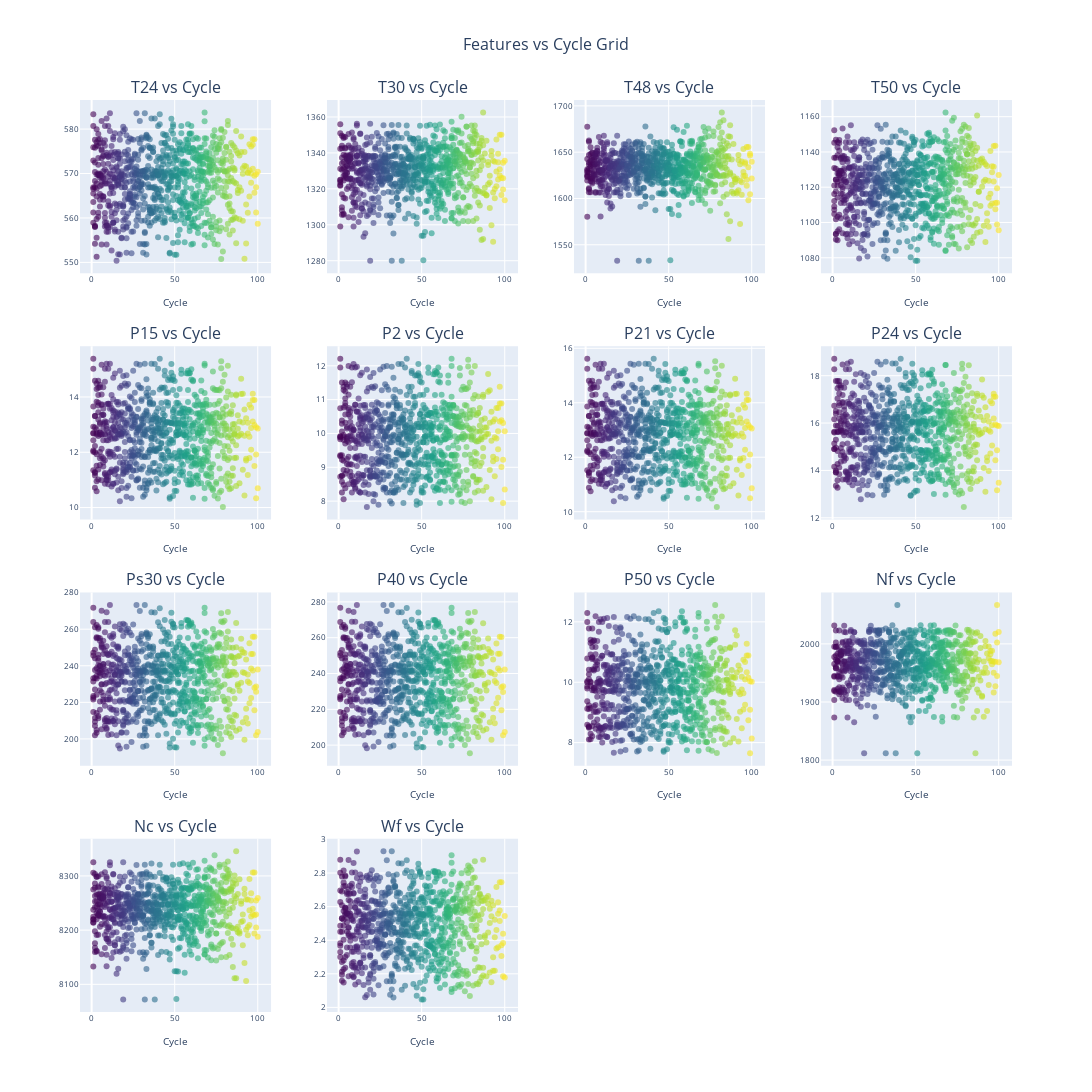

Notebook cell for this chart:
### Code cell
# Alternative: If you want scatter plots to see correlations with cycle
def create_correlation_grid():
    """Alternative function to create scatter plots vs cycle"""
    fig_corr = make_subplots(
        rows=n_rows, 
        cols=n_cols,
        subplot_titles=[f"{feature} vs Cycle" for feature in feature_columns],
        vertical_spacing=0.08,
        horizontal_spacing=0.06
    )
    
    for i, feature in enumerate(feature_columns):
        row = i // n_cols + 1
        col = i % n_cols + 1
        
        fig_corr.add_trace(
            go.Scatter(
                x=df_Xs_mean['cycle'],
                y=df_Xs_mean[feature],
                mode='markers',
                name=feature,
                showlegend=False,
                marker=dict(
                    size=6,
                    opacity=0.6,
                    color=df_Xs_mean['cycle'],
                    colorscale='viridis',
                    showscale=False
                )
            ),
            row=row, col=col
        )
    
    fig_corr.update_layout(
        height=300 * n_rows,
        width=1200,
        title_text="Features vs Cycle Grid",
        title_x=0.5,
        title_font_size=16
    )
    
    fig_corr.update_xaxes(title_text="Cycle", title_font_size=10, tickfont_size=8)
    fig_corr.update_yaxes(title_font_size=10, tickfont_size=8)
    
    return fig_corr

# Uncomment to create correlation grid
fig_correlation = create_correlation_grid()
fig_correlation.show()

### Figure 1 — Plotly figure (JSON) as saved in the notebook; plotly's stock layout.template omitted (floating-point values rounded to 4 significant figures; data arrays with more than 128 entries replaced by an {"elided": "..."} marker saying what was removed)
{"data": [{"marker": {"color": {"elided": "856 float values"}, "colorscale": [[0, "#440154"], [0.1111, "#482878"], [0.2222, "#3e4989"], [0.3333, "#31688e"], [0.4444, "#26828e"], [0.5556, "#1f9e89"], [0.6667, "#35b779"], [0.7778, "#6ece58"], [0.8889, "#b5de2b"], [1, "#fde725"]], "opacity": 0.6, "showscale": false, "size": 6}, "mode": "markers", "name": "T24", "showlegend": false, "type": "scatter", "x": {"elided": "856 float values"}, "xaxis": "x", "y": {"elided": "856 float values"}, "yaxis": "y"}, {"marker": {"color": {"elided": "856 float values"}, "colorscale": [[0, "#440154"], [0.1111, "#482878"], [0.2222, "#3e4989"], [0.3333, "#31688e"], [0.4444, "#26828e"], [0.5556, "#1f9e89"], [0.6667, "#35b779"], [0.7778, "#6ece58"], [0.8889, "#b5de2b"], [1, "#fde725"]], "opacity": 0.6, "showscale": false, "size": 6}, "mode": "markers", "name": "T30", "showlegend": false, "type": "scatter", "x": {"elided": "856 float values"}, "xaxis": "x2", "y": {"elided": "856 float values"}, "yaxis": "y2"}, {"marker": {"color": {"elided": "856 float values"}, "colorscale": [[0, "#440154"], [0.1111, "#482878"], [0.2222, "#3e4989"], [0.3333, "#31688e"], [0.4444, "#26828e"], [0.5556, "#1f9e89"], [0.6667, "#35b779"], [0.7778, "#6ece58"], [0.8889, "#b5de2b"], [1, "#fde725"]], "opacity": 0.6, "showscale": false, "size": 6}, "mode": "markers", "name": "T48", "showlegend": false, "type": "scatter", "x": {"elided": "856 float values"}, "xaxis": "x3", "y": {"elided": "856 float values"}, "yaxis": "y3"}, {"marker": {"color": {"elided": "856 float values"}, "colorscale": [[0, "#440154"], [0.1111, "#482878"], [0.2222, "#3e4989"], [0.3333, "#31688e"], [0.4444, "#26828e"], [0.5556, "#1f9e89"], [0.6667, "#35b779"], [0.7778, "#6ece58"], [0.8889, "#b5de2b"], [1, "#fde725"]], "opacity": 0.6, "showscale": false, "size": 6}, "mode": "markers", "name": "T50", "showlegend": false, "type": "scatter", "x": {"elided": "856 float values"}, "xaxis": "x4", "y": {"elided": "856 float values"}, "yaxis": "y4"}, {"marker": {"color": {"elided": "856 float values"}, "colorscale": [[0, "#440154"], [0.1111, "#482878"], [0.2222, "#3e4989"], [0.3333, "#31688e"], [0.4444, "#26828e"], [0.5556, "#1f9e89"], [0.6667, "#35b779"], [0.7778, "#6ece58"], [0.8889, "#b5de2b"], [1, "#fde725"]], "opacity": 0.6, "showscale": false, "size": 6}, "mode": "markers", "name": "P15", "showlegend": false, "type": "scatter", "x": {"elided": "856 float values"}, "xaxis": "x5", "y": {"elided": "856 float values"}, "yaxis": "y5"}, {"marker": {"color": {"elided": "856 float values"}, "colorscale": [[0, "#440154"], [0.1111, "#482878"], [0.2222, "#3e4989"], [0.3333, "#31688e"], [0.4444, "#26828e"], [0.5556, "#1f9e89"], [0.6667, "#35b779"], [0.7778, "#6ece58"], [0.8889, "#b5de2b"], [1, "#fde725"]], "opacity": 0.6, "showscale": false, "size": 6}, "mode": "markers", "name": "P2", "showlegend": false, "type": "scatter", "x": {"elided": "856 float values"}, "xaxis": "x6", "y": {"elided": "856 float values"}, "yaxis": "y6"}, {"marker": {"color": {"elided": "856 float values"}, "colorscale": [[0, "#440154"], [0.1111, "#482878"], [0.2222, "#3e4989"], [0.3333, "#31688e"], [0.4444, "#26828e"], [0.5556, "#1f9e89"], [0.6667, "#35b779"], [0.7778, "#6ece58"], [0.8889, "#b5de2b"], [1, "#fde725"]], "opacity": 0.6, "showscale": false, "size": 6}, "mode": "markers", "name": "P21", "showlegend": false, "type": "scatter", "x": {"elided": "856 float values"}, "xaxis": "x7", "y": {"elided": "856 float values"}, "yaxis": "y7"}, {"marker": {"color": {"elided": "856 float values"}, "colorscale": [[0, "#440154"], [0.1111, "#482878"], [0.2222, "#3e4989"], [0.3333, "#31688e"], [0.4444, "#26828e"], [0.5556, "#1f9e89"], [0.6667, "#35b779"], [0.7778, "#6ece58"], [0.8889, "#b5de2b"], [1, "#fde725"]], "opacity": 0.6, "showscale": false, "size": 6}, "mode": "markers", "name": "P24", "showlegend": false, "type": "scatter", "x": {"elided": "856 float values"}, "xaxis": "x8", "y": {"elided": "856 float values"}, "yaxis": "y8"}, {"marker": {"color": {"elided": "856 float values"}, "colorscale": [[0, "#440154"], [0.1111, "#482878"], [0.2222, "#3e4989"], [0.3333, "#31688e"], [0.4444, "#26828e"], [0.5556, "#1f9e89"], [0.6667, "#35b779"], [0.7778, "#6ece58"], [0.8889, "#b5de2b"], [1, "#fde725"]], "opacity": 0.6, "showscale": false, "size": 6}, "mode": "markers", "name": "Ps30", "showlegend": false, "type": "scatter", "x": {"elided": "856 float values"}, "xaxis": "x9", "y": {"elided": "856 float values"}, "yaxis": "y9"}, {"marker": {"color": {"elided": "856 float values"}, "colorscale": [[0, "#440154"], [0.1111, "#482878"], [0.2222, "#3e4989"], [0.3333, "#31688e"], [0.4444, "#26828e"], [0.5556, "#1f9e89"], [0.6667, "#35b779"], [0.7778, "#6ece58"], [0.8889, "#b5de2b"], [1, "#fde725"]], "opacity": 0.6, "showscale": false, "size": 6}, "mode": "markers", "name": "P40", "showlegend": false, "type": "scatter", "x": {"elided": "856 float values"}, "xaxis": "x10", "y": {"elided": "856 float values"}, "yaxis": "y10"}, {"marker": {"color": {"elided": "856 float values"}, "colorscale": [[0, "#440154"], [0.1111, "#482878"], [0.2222, "#3e4989"], [0.3333, "#31688e"], [0.4444, "#26828e"], [0.5556, "#1f9e89"], [0.6667, "#35b779"], [0.7778, "#6ece58"], [0.8889, "#b5de2b"], [1, "#fde725"]], "opacity": 0.6, "showscale": false, "size": 6}, "mode": "markers", "name": "P50", "showlegend": false, "type": "scatter", "x": {"elided": "856 float values"}, "xaxis": "x11", "y": {"elided": "856 float values"}, "yaxis": "y11"}, {"marker": {"color": {"elided": "856 float values"}, "colorscale": [[0, "#440154"], [0.1111, "#482878"], [0.2222, "#3e4989"], [0.3333, "#31688e"], [0.4444, "#26828e"], [0.5556, "#1f9e89"], [0.6667, "#35b779"], [0.7778, "#6ece58"], [0.8889, "#b5de2b"], [1, "#fde725"]], "opacity": 0.6, "showscale": false, "size": 6}, "mode": "markers", "name": "Nf", "showlegend": false, "type": "scatter", "x": {"elided": "856 float values"}, "xaxis": "x12", "y": {"elided": "856 float values"}, "yaxis": "y12"}, {"marker": {"color": {"elided": "856 float values"}, "colorscale": [[0, "#440154"], [0.1111, "#482878"], [0.2222, "#3e4989"], [0.3333, "#31688e"], [0.4444, "#26828e"], [0.5556, "#1f9e89"], [0.6667, "#35b779"], [0.7778, "#6ece58"], [0.8889, "#b5de2b"], [1, "#fde725"]], "opacity": 0.6, "showscale": false, "size": 6}, "mode": "markers", "name": "Nc", "showlegend": false, "type": "scatter", "x": {"elided": "856 float values"}, "xaxis": "x13", "y": {"elided": "856 float values"}, "yaxis": "y13"}, {"marker": {"color": {"elided": "856 float values"}, "colorscale": [[0, "#440154"], [0.1111, "#482878"], [0.2222, "#3e4989"], [0.3333, "#31688e"], [0.4444, "#26828e"], [0.5556, "#1f9e89"], [0.6667, "#35b779"], [0.7778, "#6ece58"], [0.8889, "#b5de2b"], [1, "#fde725"]], "opacity": 0.6, "showscale": false, "size": 6}, "mode": "markers", "name": "Wf", "showlegend": false, "type": "scatter", "x": {"elided": "856 float values"}, "xaxis": "x14", "y": {"elided": "856 float values"}, "yaxis": "y14"}], "layout": {"annotations": [{"font": {"size": 16}, "showarrow": false, "text": "T24 vs Cycle", "x": 0.1025, "xanchor": "center", "xref": "paper", "y": 1, "yanchor": "bottom", "yref": "paper"}, {"font": {"size": 16}, "showarrow": false, "text": "T30 vs Cycle", "x": 0.3675, "xanchor": "center", "xref": "paper", "y": 1, "yanchor": "bottom", "yref": "paper"}, {"font": {"size": 16}, "showarrow": false, "text": "T48 vs Cycle", "x": 0.6325, "xanchor": "center", "xref": "paper", "y": 1, "yanchor": "bottom", "yref": "paper"}, {"font": {"size": 16}, "showarrow": false, "text": "T50 vs Cycle", "x": 0.8975, "xanchor": "center", "xref": "paper", "y": 1, "yanchor": "bottom", "yref": "paper"}, {"font": {"size": 16}, "showarrow": false, "text": "P15 vs Cycle", "x": 0.1025, "xanchor": "center", "xref": "paper", "y": 0.73, "yanchor": "bottom", "yref": "paper"}, {"font": {"size": 16}, "showarrow": false, "text": "P2 vs Cycle", "x": 0.3675, "xanchor": "center", "xref": "paper", "y": 0.73, "yanchor": "bottom", "yref": "paper"}, {"font": {"size": 16}, "showarrow": false, "text": "P21 vs Cycle", "x": 0.6325, "xanchor": "center", "xref": "paper", "y": 0.73, "yanchor": "bottom", "yref": "paper"}, {"font": {"size": 16}, "showarrow": false, "text": "P24 vs Cycle", "x": 0.8975, "xanchor": "center", "xref": "paper", "y": 0.73, "yanchor": "bottom", "yref": "paper"}, {"font": {"size": 16}, "showarrow": false, "text": "Ps30 vs Cycle", "x": 0.1025, "xanchor": "center", "xref": "paper", "y": 0.46, "yanchor": "bottom", "yref": "paper"}, {"font": {"size": 16}, "showarrow": false, "text": "P40 vs Cycle", "x": 0.3675, "xanchor": "center", "xref": "paper", "y": 0.46, "yanchor": "bottom", "yref": "paper"}, {"font": {"size": 16}, "showarrow": false, "text": "P50 vs Cycle", "x": 0.6325, "xanchor": "center", "xref": "paper", "y": 0.46, "yanchor": "bottom", "yref": "paper"}, {"font": {"size": 16}, "showarrow": false, "text": "Nf vs Cycle", "x": 0.8975, "xanchor": "center", "xref": "paper", "y": 0.46, "yanchor": "bottom", "yref": "paper"}, {"font": {"size": 16}, "showarrow": false, "text": "Nc vs Cycle", "x": 0.1025, "xanchor": "center", "xref": "paper", "y": 0.19, "yanchor": "bottom", "yref": "paper"}, {"font": {"size": 16}, "showarrow": false, "text": "Wf vs Cycle", "x": 0.3675, "xanchor": "center", "xref": "paper", "y": 0.19, "yanchor": "bottom", "yref": "paper"}], "height": 1200, "title": {"font": {"size": 16}, "text": "Features vs Cycle Grid", "x": 0.5}, "width": 1200, "xaxis": {"anchor": "y", "domain": [0, 0.205], "tickfont": {"size": 8}, "title": {"font": {"size": 10}, "text": "Cycle"}}, "xaxis10": {"anchor": "y10", "domain": [0.265, 0.47], "tickfont": {"size": 8}, "title": {"font": {"size": 10}, "text": "Cycle"}}, "xaxis11": {"anchor": "y11", "domain": [0.53, 0.735], "tickfont": {"size": 8}, "title": {"font": {"size": 10}, "text": "Cycle"}}, "xaxis12": {"anchor": "y12", "domain": [0.795, 1], "tickfont": {"size": 8}, "title": {"font": {"size": 10}, "text": "Cycle"}}, "xaxis13": {"anchor": "y13", "domain": [0, 0.205], "tickfont": {"size": 8}, "title": {"font": {"size": 10}, "text": "Cycle"}}, "xaxis14": {"anchor": "y14", "domain": [0.265, 0.47], "tickfont": {"size": 8}, "title": {"font": {"size": 10}, "text": "Cycle"}}, "xaxis15": {"anchor": "y15", "domain": [0.53, 0.735], "tickfont": {"size": 8}, "title": {"font": {"size": 10}, "text": "Cycle"}}, "xaxis16": {"anchor": "y16", "domain": [0.795, 1], "tickfont": {"size": 8}, "title": {"font": {"size": 10}, "text": "Cycle"}}, "xaxis2": {"anchor": "y2", "domain": [0.265, 0.47], "tickfont": {"size": 8}, "title": {"font": {"size": 10}, "text": "Cycle"}}, "xaxis3": {"anchor": "y3", "domain": [0.53, 0.735], "tickfont": {"size": 8}, "title": {"font": {"size": 10}, "text": "Cycle"}}, "xaxis4": {"anchor": "y4", "domain": [0.795, 1], "tickfont": {"size": 8}, "title": {"font": {"size": 10}, "text": "Cycle"}}, "xaxis5": {"anchor": "y5", "domain": [0, 0.205], "tickfont": {"size": 8}, "title": {"font": {"size": 10}, "text": "Cycle"}}, "xaxis6": {"anchor": "y6", "domain": [0.265, 0.47], "tickfont": {"size": 8}, "title": {"font": {"size": 10}, "text": "Cycle"}}, "xaxis7": {"anchor": "y7", "domain": [0.53, 0.735], "tickfont": {"size": 8}, "title": {"font": {"size": 10}, "text": "Cycle"}}, "xaxis8": {"anchor": "y8", "domain": [0.795, 1], "tickfont": {"size": 8}, "title": {"font": {"size": 10}, "text": "Cycle"}}, "xaxis9": {"anchor": "y9", "domain": [0, 0.205], "tickfont": {"size": 8}, "title": {"font": {"size": 10}, "text": "Cycle"}}, "yaxis": {"anchor": "x", "domain": [0.81, 1], "tickfont": {"size": 8}, "title": {"font": {"size": 10}}}, "yaxis10": {"anchor": "x10", "domain": [0.27, 0.46], "tickfont": {"size": 8}, "title": {"font": {"size": 10}}}, "yaxis11": {"anchor": "x11", "domain": [0.27, 0.46], "tickfont": {"size": 8}, "title": {"font": {"size": 10}}}, "yaxis12": {"anchor": "x12", "domain": [0.27, 0.46], "tickfont": {"size": 8}, "title": {"font": {"size": 10}}}, "yaxis13": {"anchor": "x13", "domain": [0, 0.19], "tickfont": {"size": 8}, "title": {"font": {"size": 10}}}, "yaxis14": {"anchor": "x14", "domain": [0, 0.19], "tickfont": {"size": 8}, "title": {"font": {"size": 10}}}, "yaxis15": {"anchor": "x15", "domain": [0, 0.19], "tickfont": {"size": 8}, "title": {"font": {"size": 10}}}, "yaxis16": {"anchor": "x16", "domain": [0, 0.19], "tickfont": {"size": 8}, "title": {"font": {"size": 10}}}, "yaxis2": {"anchor": "x2", "domain": [0.81, 1], "tickfont": {"size": 8}, "title": {"font": {"size": 10}}}, "yaxis3": {"anchor": "x3", "domain": [0.81, 1], "tickfont": {"size": 8}, "title": {"font": {"size": 10}}}, "yaxis4": {"anchor": "x4", "domain": [0.81, 1], "tickfont": {"size": 8}, "title": {"font": {"size": 10}}}, "yaxis5": {"anchor": "x5", "domain": [0.54, 0.73], "tickfont": {"size": 8}, "title": {"font": {"size": 10}}}, "yaxis6": {"anchor": "x6", "domain": [0.54, 0.73], "tickfont": {"size": 8}, "title": {"font": {"size": 10}}}, "yaxis7": {"anchor": "x7", "domain": [0.54, 0.73], "tickfont": {"size": 8}, "title": {"font": {"size": 10}}}, "yaxis8": {"anchor": "x8", "domain": [0.54, 0.73], "tickfont": {"size": 8}, "title": {"font": {"size": 10}}}, "yaxis9": {"anchor": "x9", "domain": [0.27, 0.46], "tickfont": {"size": 8}, "title": {"font": {"size": 10}}}}}
